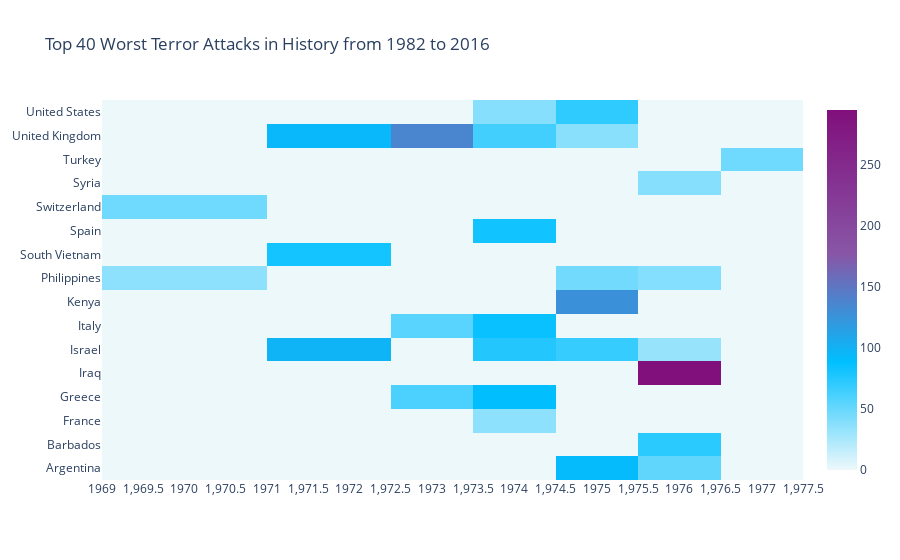

Here is the notebook cell this chart was saved with:
### Code cell
import plotly.offline as py
py.init_notebook_mode(connected=True)
import plotly.graph_objs as go
colorscale = [[0, '#edf8fb'], [.3, '#00BFFF'],  [.6, '#8856a7'],  [1, '#810f7c']]
heatmap = go.Heatmap(z=heat.values, x=heat.columns, y=heat.index, colorscale=colorscale)
data = [heatmap]
layout = go.Layout(
    title='Top 40 Worst Terror Attacks in History from 1982 to 2016',
    xaxis = dict(ticks='', nticks=20),
    yaxis = dict(ticks='')
)
fig = go.Figure(data=data, layout=layout)
py.iplot(fig, filename='heatmap',show_link=False)

### Figure 1 — Plotly figure (JSON) as saved in the notebook; plotly's stock layout.template omitted (floating-point values rounded to 4 significant figures)
{"data": [{"colorscale": [[0, "#edf8fb"], [0.3, "#00BFFF"], [0.6, "#8856a7"], [1, "#810f7c"]], "x": [1970, 1972, 1973, 1974, 1975, 1976, 1977], "y": ["Argentina", "Barbados", "France", "Greece", "Iraq", "Israel", "Italy", "Kenya", "Philippines", "South Vietnam", "Spain", "Switzerland", "Syria", "Turkey", "United Kingdom", "United States"], "z": [[0, 0, 0, 0, 92, 52.5, 0], [0, 0, 0, 0, 0, 73, 0], [0, 0, 0, 36, 0, 0, 0], [0, 0, 60, 88, 0, 0, 0], [0, 0, 0, 0, 0, 295, 0], [0, 98, 0, 75.5, 68, 32, 0], [0, 0, 55.5, 85, 0, 0, 0], [0, 0, 0, 0, 127, 0, 0], [36, 0, 0, 0, 46, 39.5, 0], [0, 81, 0, 0, 0, 0, 0], [0, 0, 0, 82, 0, 0, 0], [47, 0, 0, 0, 0, 0, 0], [0, 0, 0, 0, 0, 39, 0], [0, 0, 0, 0, 0, 0, 47], [0, 94, 136.5, 63.75, 37.5, 0, 0], [0, 0, 0, 39, 71, 0, 0]], "type": "heatmap"}], "layout": {"title": {"text": "Top 40 Worst Terror Attacks in History from 1982 to 2016"}, "xaxis": {"nticks": 20, "ticks": ""}, "yaxis": {"ticks": ""}}}
